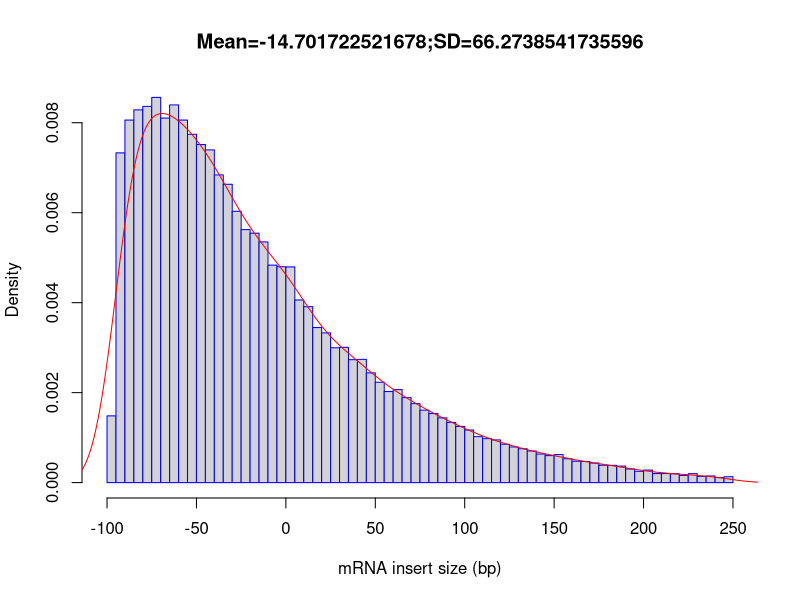

Reproduce this figure in R.
out_file = 'test_data/results/WT/rseqc/inner_distance/WT'
pdf('test_data/results/WT/rseqc/inner_distance/WT.inner_distance_plot.pdf')
fragsize=rep(c(-247.5,-242.5,-237.5,-232.5,-227.5,-222.5,-217.5,-212.5,-207.5,-202.5,-197.5,-192.5,-187.5,-182.5,-177.5,-172.5,-167.5,-162.5,-157.5,-152.5,-147.5,-142.5,-137.5,-132.5,-127.5,-122.5,-117.5,-112.5,-107.5,-102.5,-97.5,-92.5,-87.5,-82.5,-77.5,-72.5,-67.5,-62.5,-57.5,-52.5,-47.5,-42.5,-37.5,-32.5,-27.5,-22.5,-17.5,-12.5,-7.5,-2.5,2.5,7.5,12.5,17.5,22.5,27.5,32.5,37.5,42.5,47.5,52.5,57.5,62.5,67.5,72.5,77.5,82.5,87.5,92.5,97.5,102.5,107.5,112.5,117.5,122.5,127.5,132.5,137.5,142.5,147.5,152.5,157.5,162.5,167.5,172.5,177.5,182.5,187.5,192.5,197.5,202.5,207.5,212.5,217.5,222.5,227.5,232.5,237.5,242.5,247.5),times=c(0,0,0,0,0,0,0,0,0,0,0,0,0,0,0,0,0,0,0,0,0,0,0,0,0,0,0,0,0,0,633,3128,3439,3536,3569,3654,3458,3583,3439,3304,3207,3156,2919,2830,2574,2400,2366,2283,2063,2047,2046,1732,1669,1471,1420,1279,1283,1166,1169,1041,952,864,882,806,749,687,655,614,571,533,499,436,417,405,364,338,321,300,271,256,266,226,203,200,186,165,164,156,129,107,119,86,86,84,68,85,59,63,48,56))
frag_sd = sd(fragsize)
frag_mean = mean(fragsize)
frag_median = median(fragsize)
write(x=c("Name","Mean","Median","sd"), sep="	", file=stdout(),ncolumns=4)
write(c(out_file,frag_mean,frag_median,frag_sd),sep="	", file=stdout(),ncolumns=4)
hist(fragsize,probability=T,breaks=100,xlab="mRNA insert size (bp)",main=paste(c("Mean=",frag_mean,";","SD=",frag_sd),collapse=""),border="blue")
lines(density(fragsize,bw=10),col='red')
dev.off()
